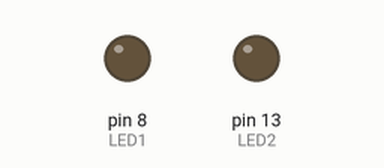
Simulated run of this sketch. Board: Arduino Uno, built with avr-gcc and run on an emulated ATmega328P. Parts: output pins drawn as LEDs (lit = HIGH).

Above: at 0.05 s.
Timing chart, 0 to 16.9 s (numbered marks = the images above):
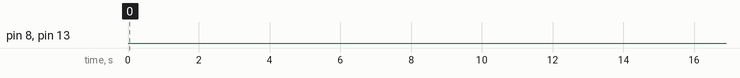

The sketch:

22-kHz_Single_Call_Playback.ino
```cpp
# define LED1 8                                //SPEAKER
# define LED2 13                              // LIGHT


void setup() {
  // put your setup code here, to run once:
pinMode(LED1,OUTPUT);                       // Defining pins as output
pinMode(LED2,OUTPUT);                      // Defining pins as output

// Switch the LED to start experiment
digitalWrite(LED1, LOW);                  // Turns the SPEAKER OFF
digitalWrite(LED2, LOW);                 //  Turns the LED OFF


// Generating the stimulus
for (int y = 0; y < 5; y++) {
  delay(50000);                             // Interval before starting the stimulus presentation (50 s in this case)
for(int x = 0; x < 20; x++){                 // Loops over the commands below for 100 times
delay(10000);                            // Inter-trial interval (10 s in this case)
digitalWrite(LED1, HIGH);               // TTL ON
delay(1000);                           // Waits for 1 second (does not matter in this case as the playback once triggered ON, will continue till the end of it )
digitalWrite(LED1, LOW);              //TTL OFF
digitalWrite(LED2, HIGH);           // turns the LED ON, indicating end of the experiment
delay(2000);                       // LED stays ON for 2 seconds
digitalWrite(LED2, LOW);          // turns the LED OFF
}

}


}

void loop() {
  // put your main code here, to run repeatedly:

}

// end of code
```

Measured:
- by itself, pin 8 (LED1): LOW → HIGH at 60.0 s, → LOW 1.0 s later, → HIGH 12.0 s later, → LOW 1.0 s later, … (12 changes in this stretch)
- by itself, pin 13 (LED2): LOW → HIGH at 61.0 s, → LOW 2.0 s later, → HIGH 11.0 s later, → LOW 2.0 s later, … (12 changes in this stretch)
- by itself, everything shown: repeats every 13.0 s, in 3 steps
